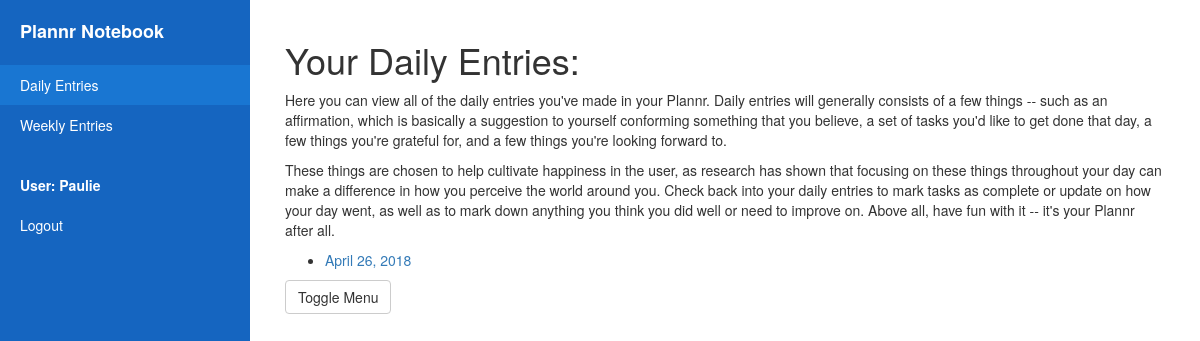
The app's page /notebook/daily/ (signed in), older data.
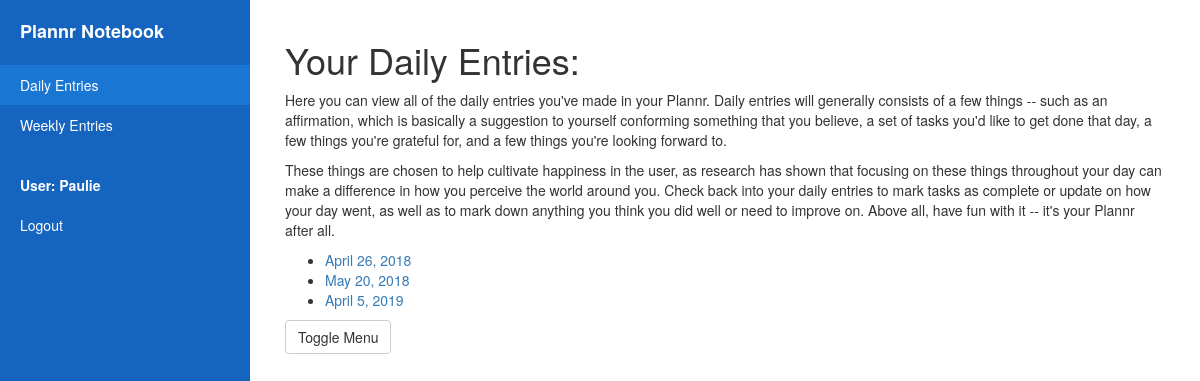
The same page, newer data.
### notebook/models.py (models this page shows, shortened)
class DailyEntry(models.Model):
    author = models.ForeignKey(User, on_delete=models.CASCADE, null=True)
    entry_date = models.DateField()
    affirmation = models.TextField()
    class Meta:
        ordering = ["entry_date"]
    def get_absolute_url(self):
        return reverse('daily_detail', args=[str(self.id)])

### notebook/views.py (the view)
# urls.py: path('daily/', views.DailyListView.as_view(), name='daily_list'),
class DailyListView(LoginRequiredMixin, ListView):
    model = DailyEntry
    login_url = '/accounts/login/'
    paginate_by = 10
    def get_queryset(self):
        return DailyEntry.objects.filter(author=self.request.user)

### notebook/templates/notebook/dailyentry_list.html
{% extends "notebook/dailysection.html" %}
{% block content %}
    <h1>Your Daily Entries:</h1>
    <p>Here you can view all of the daily entries you've made in your Plannr.  Daily entries will generally consists of a few things -- such as an affirmation,
        which is basically a suggestion to yourself conforming something that you believe, a set of tasks you'd like to get done that day, a few things you're
        grateful for, and a few things you're looking forward to.
    </p>
    <p>These things are chosen to help cultivate happiness in the user, as research has shown that focusing on these things throughout your day can make a
        difference in how you perceive the world around you.  Check back into your daily entries to mark tasks as complete or update on how your day went, as well
        as to mark down anything you think you did well or need to improve on.  Above all, have fun with it -- it's your Plannr after all.
    </p>
    {% if dailyentry_list %}
    <ul>
        {% for entry in dailyentry_list %}
        <li>
            <a href="{{ entry.get_absolute_url }}">{{ entry.entry_date }}</a>
        </li>
        {% endfor %}
    </ul>
    {% else %}
        <p><strong>It appears you have no entries.</strong></p>
    {% endif %}
{% endblock %}

### notebook/templates/notebook/dailysection.html
{% extends "base_notebook.html" %}
{%block page_marker %}
<li>
    <a href="/notebook/daily" style="background: #1976D2">Daily Entries</a>
</li>
<li>
    <a href="/notebook/weekly">Weekly Entries</a>
</li>
{% endblock %}

### notebook/templates/base_notebook.html (shortened to what this page needs)
{% extends "main_base.html" %}
{% block specific_stylesheets %}
{% load static %}
<link rel="stylesheet" href="{% static 'css/simple-sidebar.css' %}">
{% endblock %}
{% block main_content %}
<div id="wrapper">
    <div id="sidebar-wrapper">
        <ul class="sidebar-nav">
            <li class="sidebar-brand">
                <a href="/">
                    <strong>Plannr Notebook</strong>
                </a>
            </li>
            {% block page_marker %}{% endblock %}
            <br>
            {% if user.is_authenticated %}
                <li style="color: #fff"><strong>User: {{ user.get_username }}</strong></li>
                <li><a href="{% url 'logout' %}?next={{request.path}}">Logout</a></li>
            {% else %}
                <li><a href="{% url 'login' %}?next={{request.path}}">Login</a></li>
            {% endif %}
        </ul>
    </div>
    <div id="page-content-wrapper">
        <div class="container-fluid">
            <div class="row">
                <div class="col-lg-12">
                    {% block content %}{% endblock %}
                    <a href="#menu-toggle" class="btn btn-default" id="menu-toggle">Toggle Menu</a>
                </div>
            </div>
        </div>
    </div>
</div>
{% endblock %}

### notebook/templates/main_base.html (shortened to what this page needs)
<!DOCTYPE html>
<html lang="en">
<head>
    {% load static %}
    <link rel="stylesheet" href="{% static 'css/bootstrap.min.css' %}">
    {% block specific_stylesheets %}{% endblock %}
</head>
<body>
    {% block main_content %}{% endblock %}
</body>
</html>

### notebook/static/css/simple-sidebar.css (style rules this page uses)
body { overflow-x: hidden; }
#wrapper { padding-left: 0; -webkit-transition: all 0.5s ease; -moz-transition: all 0.5s ease; -o-transition: all 0.5s ease; transition: all 0.5s ease; }
#sidebar-wrapper { z-index: 1000; position: fixed; left: 250px; width: 0; height: 100%; margin-left: -250px; overflow-y: auto; background: #1565C0; -webkit-transition: all 0.5s ease; -moz-transition: all 0.5s ease; -o-transition: all 0.5s ease; transition: all 0.5s ease; }
#page-content-wrapper { width: 100%; position: absolute; padding: 15px; }
.sidebar-nav { position: absolute; top: 0; width: 250px; margin: 0; padding: 0; list-style: none; }
.sidebar-nav li { text-indent: 20px; line-height: 40px; }
.sidebar-nav li a { display: block; text-decoration: none; color: #fff; }
.sidebar-nav > .sidebar-brand { height: 65px; font-size: 18px; line-height: 60px; }
.sidebar-nav > .sidebar-brand a { color: #fff; }
@media (min-width:768px) { #wrapper { padding-left: 250px; } }
@media (min-width:768px) { #sidebar-wrapper { width: 250px; } }
@media (min-width:768px) { #page-content-wrapper { padding: 20px; position: relative; } }

Row changes from the older to the newer data that the page shows:
added DailyEntry: entry_date "May 20, 2018"
added DailyEntry: entry_date "April 5, 2019"
